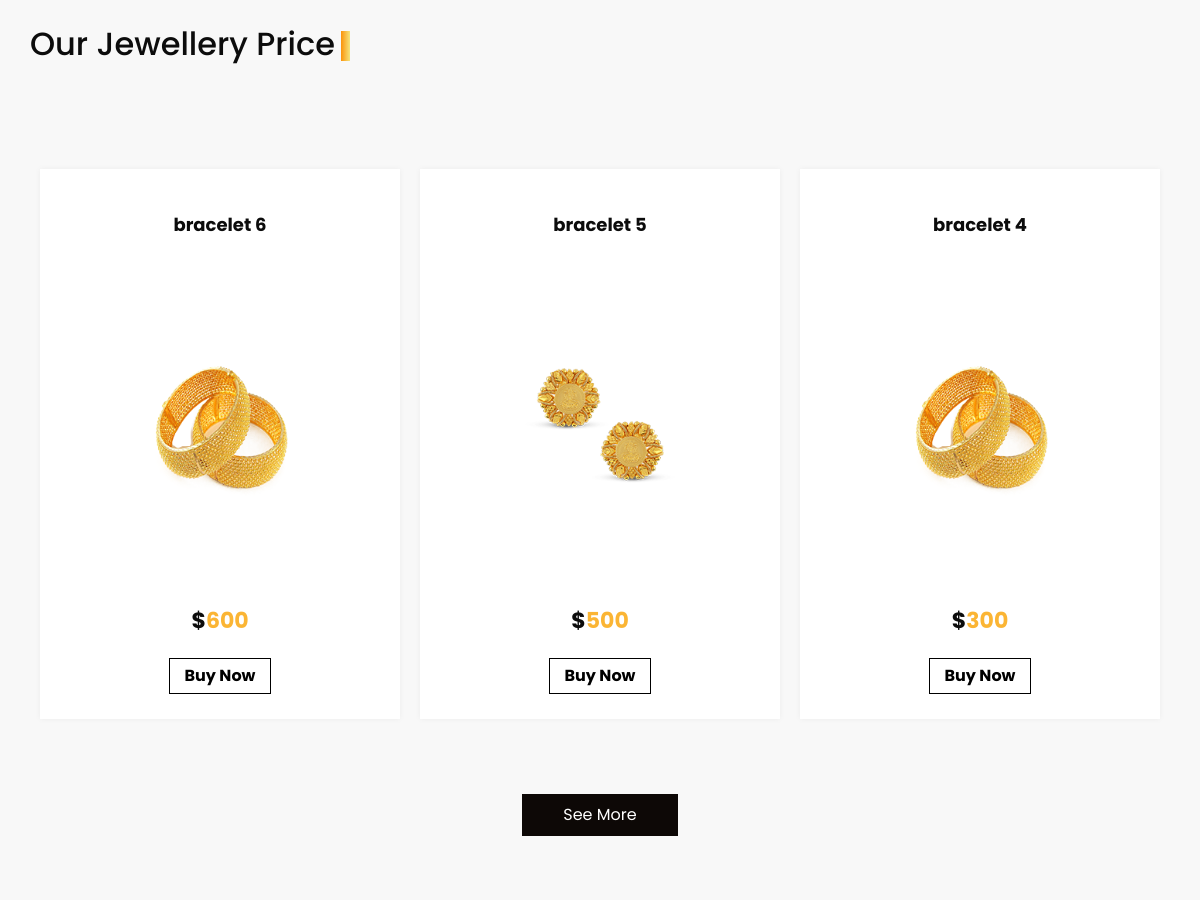
Page /includes/user/index.php (signed in, middle part) on the earlier database version.
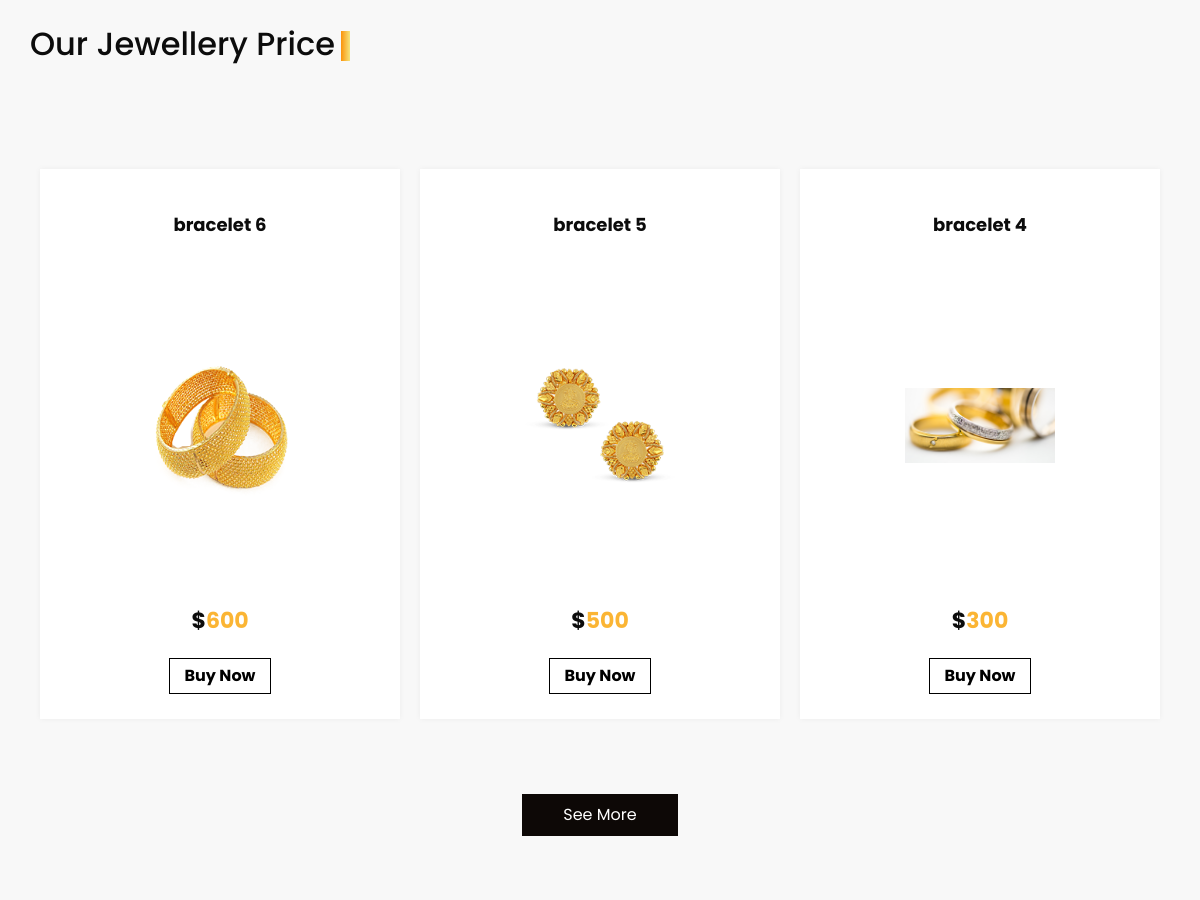
Same page on the later database version.
### tables this page shows
CREATE TABLE `produit` (
  `id_produit` int(11) NOT NULL,
  `nom_prod` varchar(25) NOT NULL,
  `prix` int(11) NOT NULL,
  `description` longtext NOT NULL,
  `image` varchar(50) NOT NULL,
  `image1` varchar(25) NOT NULL,
  `image2` varchar(25) NOT NULL,
  `quantité_stock` int(11) NOT NULL,
  `nbr_vente` int(11) NOT NULL,
  `id_cat` int(11) NOT NULL
);

### includes/classes/database.php (called while the page is built)
<?php
class database{
    private $servername = "localhost";
    private $username = "root";
    private $password = "";
    private $dbname = "bijouterie";
    public function openConnection(){
        try {
            $conn = new PDO("mysql:host=$this->servername;dbname=$this->dbname", $this->username, $this->password);
            $conn->setAttribute(PDO::ATTR_ERRMODE, PDO::ERRMODE_EXCEPTION);
            return $conn;
        }catch(PDOException $e) {
            echo "Connection failed: " . $e->getMessage();
        }
    }
}
?>

### includes/user/index.php (the view, shortened to what this page needs)
<?php
require_once 'header_user.php';
 ?>
<body>
  <section class="price_section layout_padding">
    <div class="container">
      <div class="heading_container">
        <h2>
          Our Jewellery Price
        </h2>
      </div>
      <div class="price_container">
      <?php
        $db=new database();
        $stmt=$db->openConnection()->query("SELECT `id_produit`, `nom_prod`,`prix`, `image` FROM `produit` ORDER BY prix desc LIMIT 3");
        while ($row = $stmt->fetch()){
          echo '
          <div class="box" num="'.$row['id_produit'].'">
          <div class="name">
            <h6>
              '.$row['nom_prod'].'
            </h6>
          </div>
          <div class="img-box">
            <img src="../../assets/images/'.$row['image'].'" alt="prod '.$row['id_produit'].'">
          </div>
          <div class="detail-box">
            <h5>
              $<span>'.$row['prix'].'</span>
            </h5>
            <a href="">
              Buy Now
            </a>
          </div>
        </div>';
      }
      ?>
      </div>
      <div class="d-flex justify-content-center">
        <a href="#" class="price_btn">
          See More
        </a>
      </div>
    </div>
  </section>
</body>
</html>

Differences in the rows shown:
changed produit "bracelet 4": image: a different picture
